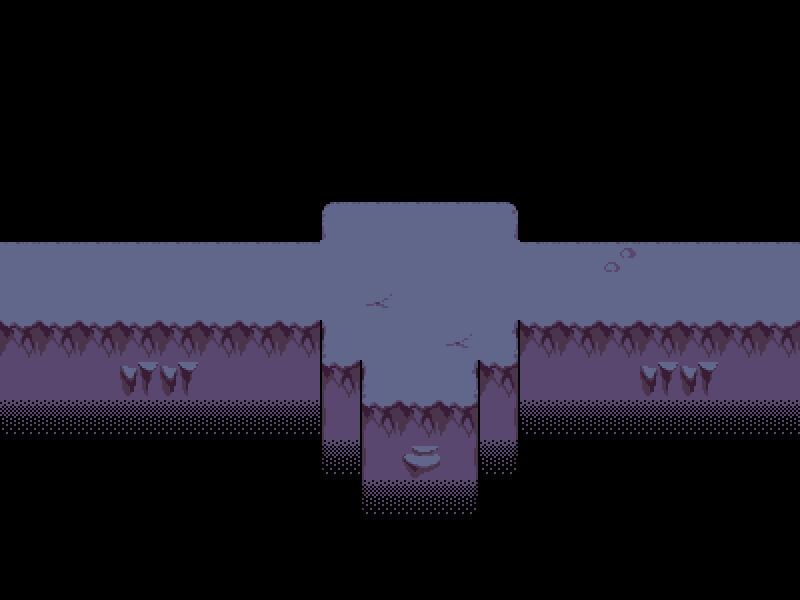

This game map was drawn from its Tiled (.tmx) file and the tilesets committed beside it. A one-line description and the full map source follow:
An orthogonal 20x15 tile map with 40x40 px tiles, 4 tile layers (Фон, Основа, Эффекты наложения, Детализация) and 10 objects (8x obstacle, 2x portal).

<map version="1.2" tiledversion="1.2.1" orientation="orthogonal" renderorder="left-up" width="20" height="15" tilewidth="40" tileheight="40" infinite="0" nextlayerid="26" nextobjectid="27">
 <tileset firstgid="1" source="bg_darktiles1(0).tsx" />
 <layer id="22" name="Фон" width="20" height="15">
  <data encoding="csv">
1,1,1,1,1,1,1,1,1,1,1,1,1,1,1,1,1,1,1,1,
1,1,1,1,1,1,1,1,1,1,1,1,1,1,1,1,1,1,1,1,
1,1,1,1,1,1,1,1,1,1,1,1,1,1,1,1,1,1,1,1,
1,1,1,1,1,1,1,1,1,1,1,1,1,1,1,1,1,1,1,1,
1,1,1,1,1,1,1,1,1,1,1,1,1,1,1,1,1,1,1,1,
1,1,1,1,1,1,1,1,1,1,1,1,1,1,1,1,1,1,1,1,
1,1,1,1,1,1,1,1,1,1,1,1,1,1,1,1,1,1,1,1,
1,1,1,1,1,1,1,1,1,1,1,1,1,1,1,1,1,1,1,1,
1,1,1,1,1,1,1,1,1,1,1,1,1,1,1,1,1,1,1,1,
1,1,1,1,1,1,1,1,1,1,1,1,1,1,1,1,1,1,1,1,
1,1,1,1,1,1,1,1,1,1,1,1,1,1,1,1,1,1,1,1,
1,1,1,1,1,1,1,1,1,1,1,1,1,1,1,1,1,1,1,1,
1,1,1,1,1,1,1,1,1,1,1,1,1,1,1,1,1,1,1,1,
1,1,1,1,1,1,1,1,1,1,1,1,1,1,1,1,1,1,1,1,
1,1,1,1,1,1,1,1,1,1,1,1,1,1,1,1,1,1,1,1
</data>
 </layer>
 <layer id="23" name="Основа" width="20" height="15">
  <data encoding="csv">
0,0,0,0,0,0,0,0,0,0,0,0,0,0,0,0,0,0,0,0,
0,0,0,0,0,0,0,0,0,0,0,0,0,0,0,0,0,0,0,0,
0,0,0,0,0,0,0,0,0,0,0,0,0,0,0,0,0,0,0,0,
0,0,0,0,0,0,0,0,0,0,0,0,0,0,0,0,0,0,0,0,
0,0,0,0,0,0,0,0,0,0,0,0,0,0,0,0,0,0,0,0,
0,0,0,0,0,0,0,0,2,3,3,3,4,0,0,0,0,0,0,0,
3,3,3,3,3,3,3,3,8,8,8,8,8,3,3,3,3,3,3,3,
13,13,13,13,13,13,13,13,8,8,8,8,8,13,13,13,13,13,13,13,
18,18,18,18,18,18,18,18,12,8,8,8,14,18,18,18,18,18,18,18,
23,23,23,23,23,23,23,23,17,12,13,14,19,23,23,23,23,23,23,23,
23,23,23,23,23,23,23,23,22,17,18,19,24,23,23,23,23,23,23,23,
0,0,0,0,0,0,0,0,22,22,23,24,24,0,0,0,0,0,0,0,
0,0,0,0,0,0,0,0,0,22,23,24,0,0,0,0,0,0,0,0,
0,0,0,0,0,0,0,0,0,0,0,0,0,0,0,0,0,0,0,0,
0,0,0,0,0,0,0,0,0,0,0,0,0,0,0,0,0,0,0,0
</data>
 </layer>
 <layer id="24" name="Эффекты наложения" width="20" height="15">
  <data encoding="csv">
0,0,0,0,0,0,0,0,0,0,0,0,0,0,0,0,0,0,0,0,
0,0,0,0,0,0,0,0,0,0,0,0,0,0,0,0,0,0,0,0,
0,0,0,0,0,0,0,0,0,0,0,0,0,0,0,0,0,0,0,0,
0,0,0,0,0,0,0,0,0,0,0,0,0,0,0,0,0,0,0,0,
0,0,0,0,0,0,0,0,0,0,0,0,0,0,0,0,0,0,0,0,
0,0,0,0,0,0,0,0,0,0,0,0,0,0,0,0,0,0,0,0,
0,0,0,0,0,0,0,0,0,0,0,0,0,0,0,0,0,0,0,0,
0,0,0,0,0,0,0,0,0,0,0,0,0,0,0,0,0,0,0,0,
0,0,0,0,0,0,0,0,0,0,0,0,0,0,0,0,0,0,0,0,
0,0,0,0,0,0,0,0,0,0,0,0,0,0,0,0,0,0,0,0,
76,76,76,76,76,76,76,76,0,0,0,0,0,76,76,76,76,76,76,76,
0,0,0,0,0,0,0,0,76,0,0,0,76,0,0,0,0,0,0,0,
0,0,0,0,0,0,0,0,0,76,76,76,0,0,0,0,0,0,0,0,
0,0,0,0,0,0,0,0,0,0,0,0,0,0,0,0,0,0,0,0,
0,0,0,0,0,0,0,0,0,0,0,0,0,0,0,0,0,0,0,0
</data>
 </layer>
 <layer id="25" name="Детализация" width="20" height="15" opacity="0.99">
  <data encoding="csv">
0,0,0,0,0,0,0,0,0,0,0,0,0,0,0,0,0,0,0,0,
0,0,0,0,0,0,0,0,0,0,0,0,0,0,0,0,0,0,0,0,
0,0,0,0,0,0,0,0,0,0,0,0,0,0,0,0,0,0,0,0,
0,0,0,0,0,0,0,0,0,0,0,0,0,0,0,0,0,0,0,0,
0,0,0,0,0,0,0,0,0,0,0,0,0,0,0,0,0,0,0,0,
0,0,0,0,0,0,0,0,0,0,0,0,0,0,0,0,0,0,0,0,
0,0,0,0,0,0,0,0,0,0,0,0,0,0,0,30,0,0,0,0,
0,0,0,0,0,0,0,0,0,11,0,0,0,0,0,0,0,0,0,0,
0,0,0,0,0,0,0,0,0,0,0,11,0,0,0,0,0,0,0,0,
0,0,0,5,5,0,0,0,0,0,0,0,0,0,0,0,5,5,0,0,
0,0,0,0,0,0,0,0,0,0,0,0,0,0,0,0,0,0,0,0,
0,0,0,0,0,0,0,0,0,0,10,0,0,0,0,0,0,0,0,0,
0,0,0,0,0,0,0,0,0,0,0,0,0,0,0,0,0,0,0,0,
0,0,0,0,0,0,0,0,0,0,0,0,0,0,0,0,0,0,0,0,
0,0,0,0,0,0,0,0,0,0,0,0,0,0,0,0,0,0,0,0
</data>
 </layer>
 <objectgroup id="6" name="Границы столкновений">
  <object id="11" type="obstacle" x="520" y="200" width="280" height="40" />
  <object id="12" type="obstacle" x="320" y="160" width="200" height="40" />
  <object id="13" type="obstacle" x="0" y="320" width="320" height="40" />
  <object id="14" type="obstacle" x="320" y="360" width="40" height="40" />
  <object id="15" type="obstacle" x="360" y="400" width="120" height="40" />
  <object id="16" type="obstacle" x="480" y="360" width="40" height="40" />
  <object id="17" type="obstacle" x="520" y="320" width="280" height="40" />
  <object id="25" type="obstacle" x="0" y="200" width="320" height="40" />
 </objectgroup>
 <objectgroup id="12" name="Порталы">
  <object id="24" type="portal" x="0" y="240" width="10" height="80">
   <properties>
    <property name="dest_room" value="dark_intro1" />
    <property name="dest_x" type="int" value="720" />
    <property name="dest_y" type="int" value="240" />
   </properties>
  </object>
  <object id="26" type="portal" x="790" y="240" width="10" height="80">
   <properties>
    <property name="dest_room" value="dark_intro3" />
    <property name="dest_x" type="int" value="40" />
    <property name="dest_y" type="int" value="240" />
   </properties>
  </object>
 </objectgroup>
</map>